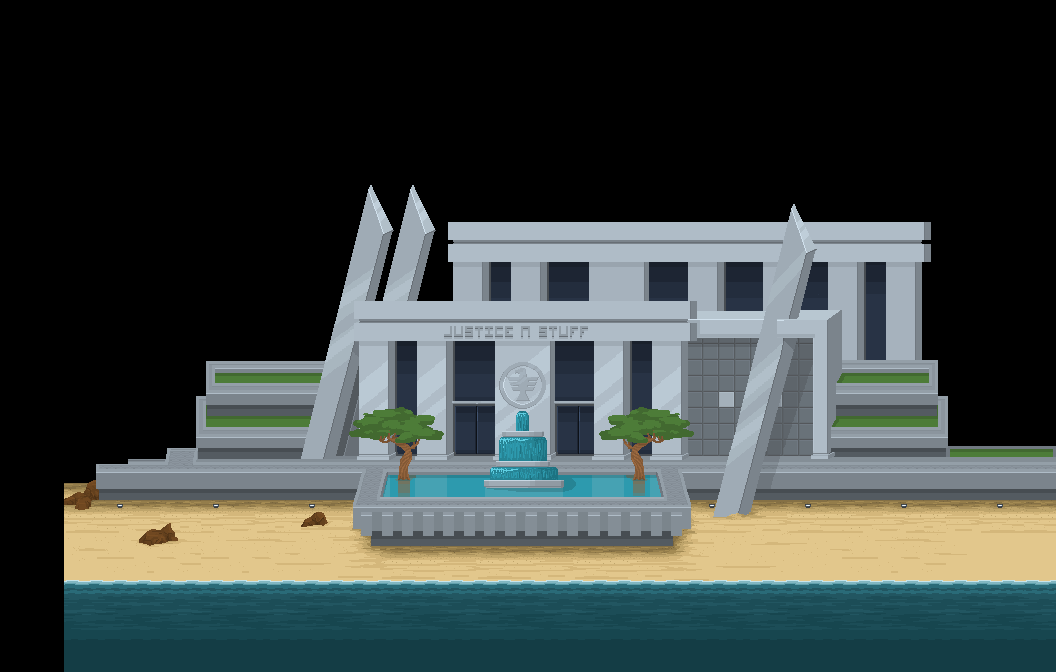

Tiled map render using the project's own tile images. Description and the map definition, with tile-layer contents summarised, below:
An orthogonal 66x42 tile map with 16x16 px tiles, 5 tile layers (bg1, bg2, ground, objects, ...) and 6 objects (2x JusticeLobby, High Rise, backDoor).

<map version="1.0" orientation="orthogonal" renderorder="right-down" width="66" height="42" tilewidth="16" tileheight="16" nextobjectid="8">
 <properties>
  <property name="ambient" value="DAYNIGHT" />
  <property name="bg" value="main" />
  <property name="bgm day" value="Justice Lobby" />
  <property name="bgm night" value="Second Day" />
  <property name="name" value="Hero HQ" />
  <property name="next" value="Boardwalk" />
  <property name="spawners" value="false" />
 </properties>
 <tileset firstgid="1" name="tileset" tilewidth="16" tileheight="16" tilecount="10000">
  <image source="tilesets/HeroHQ.png" width="1600" height="1600" />
  <tile id="267">
   <properties>
    <property name="light" value="spotlight" />
   </properties>
  </tile>
  <tile id="922">
   <properties>
    <property name="light" value="justice" />
   </properties>
  </tile>
  <tile id="928">
   <properties>
    <property name="light" value="justice" />
   </properties>
  </tile>
  <tile id="934">
   <properties>
    <property name="light" value="justice" />
   </properties>
  </tile>
  <tile id="1467">
   <animation>
    <frame tileid="1467" duration="100" />
    <frame tileid="2067" duration="100" />
   </animation>
  </tile>
  <tile id="1468">
   <animation>
    <frame tileid="1468" duration="100" />
    <frame tileid="2068" duration="100" />
   </animation>
  </tile>
  <tile id="1567">
   <animation>
    <frame tileid="1567" duration="100" />
    <frame tileid="2167" duration="100" />
   </animation>
  </tile>
  <tile id="1568">
   <animation>
    <frame tileid="1568" duration="100" />
    <frame tileid="2168" duration="100" />
   </animation>
  </tile>
  <tile id="1666">
   <animation>
    <frame tileid="1666" duration="100" />
    <frame tileid="2266" duration="100" />
   </animation>
  </tile>
  <tile id="1667">
   <animation>
    <frame tileid="1667" duration="100" />
    <frame tileid="2267" duration="100" />
   </animation>
  </tile>
  <tile id="1668">
   <animation>
    <frame tileid="1668" duration="100" />
    <frame tileid="2268" duration="100" />
   </animation>
  </tile>
  <tile id="1669">
   <animation>
    <frame tileid="1669" duration="100" />
    <frame tileid="2269" duration="100" />
   </animation>
  </tile>
  <tile id="1702">
   <properties>
    <property name="type" value="tile" />
   </properties>
  </tile>
  <tile id="1703">
   <properties>
    <property name="type" value="tile" />
   </properties>
  </tile>
  <tile id="1704">
   <properties>
    <property name="type" value="tile" />
   </properties>
  </tile>
  <tile id="1705">
   <properties>
    <property name="type" value="tile" />
   </properties>
  </tile>
  <tile id="1706">
   <properties>
    <property name="type" value="tile" />
   </properties>
  </tile>
  <tile id="1707">
   <properties>
    <property name="type" value="tile" />
   </properties>
  </tile>
  <tile id="1708">
   <properties>
    <property name="type" value="tile" />
   </properties>
  </tile>
  <tile id="1709">
   <properties>
    <property name="type" value="tile" />
   </properties>
  </tile>
  <tile id="1710">
   <properties>
    <property name="type" value="tile" />
   </properties>
  </tile>
  <tile id="1711">
   <properties>
    <property name="type" value="tile" />
   </properties>
  </tile>
  <tile id="1712">
   <properties>
    <property name="type" value="tile" />
   </properties>
  </tile>
  <tile id="1713">
   <properties>
    <property name="type" value="tile" />
   </properties>
  </tile>
  <tile id="1714">
   <properties>
    <property name="type" value="tile" />
   </properties>
  </tile>
  <tile id="1715">
   <properties>
    <property name="type" value="tile" />
   </properties>
  </tile>
  <tile id="1716">
   <properties>
    <property name="type" value="tile" />
   </properties>
  </tile>
  <tile id="1717">
   <properties>
    <property name="type" value="tile" />
   </properties>
  </tile>
  <tile id="1718">
   <properties>
    <property name="type" value="tile" />
   </properties>
  </tile>
  <tile id="1719">
   <properties>
    <property name="type" value="tile" />
   </properties>
  </tile>
  <tile id="1720">
   <properties>
    <property name="type" value="tile" />
   </properties>
  </tile>
  <tile id="1721">
   <properties>
    <property name="type" value="tile" />
   </properties>
  </tile>
  <tile id="1722">
   <properties>
    <property name="type" value="tile" />
   </properties>
  </tile>
  <tile id="1723">
   <properties>
    <property name="type" value="tile" />
   </properties>
  </tile>
  <tile id="1724">
   <properties>
    <property name="type" value="tile" />
   </properties>
  </tile>
  <tile id="1725">
   <properties>
    <property name="type" value="tile" />
   </properties>
  </tile>
  <tile id="1726">
   <properties>
    <property name="type" value="tile" />
   </properties>
  </tile>
  <tile id="1727">
   <properties>
    <property name="type" value="tile" />
   </properties>
  </tile>
  <tile id="1728">
   <properties>
    <property name="type" value="tile" />
   </properties>
  </tile>
  <tile id="1729">
   <properties>
    <property name="type" value="tile" />
   </properties>
  </tile>
  <tile id="1730">
   <properties>
    <property name="type" value="tile" />
   </properties>
  </tile>
  <tile id="1731">
   <properties>
    <property name="type" value="tile" />
   </properties>
  </tile>
  <tile id="1732">
   <properties>
    <property name="type" value="tile" />
   </properties>
  </tile>
  <tile id="1733">
   <properties>
    <property name="type" value="tile" />
   </properties>
  </tile>
  <tile id="1734">
   <properties>
    <property name="type" value="tile" />
   </properties>
  </tile>
  <tile id="1735">
   <properties>
    <property name="type" value="tile" />
   </properties>
  </tile>
  <tile id="1736">
   <properties>
    <property name="type" value="tile" />
   </properties>
  </tile>
  <tile id="1737">
   <properties>
    <property name="type" value="tile" />
   </properties>
  </tile>
  <tile id="1738">
   <properties>
    <property name="type" value="tile" />
   </properties>
  </tile>
  <tile id="1739">
   <properties>
    <property name="type" value="tile" />
   </properties>
  </tile>
  <tile id="1740">
   <properties>
    <property name="type" value="tile" />
   </properties>
  </tile>
  <tile id="1741">
   <properties>
    <property name="type" value="tile" />
   </properties>
  </tile>
  <tile id="1742">
   <properties>
    <property name="type" value="tile" />
   </properties>
  </tile>
  <tile id="1743">
   <properties>
    <property name="type" value="tile" />
   </properties>
  </tile>
  <tile id="1744">
   <properties>
    <property name="type" value="tile" />
   </properties>
  </tile>
  <tile id="1745">
   <properties>
    <property name="type" value="tile" />
   </properties>
  </tile>
  <tile id="1746">
   <properties>
    <property name="type" value="tile" />
   </properties>
  </tile>
  <tile id="1747">
   <properties>
    <property name="type" value="tile" />
   </properties>
  </tile>
  <tile id="1748">
   <properties>
    <property name="type" value="tile" />
   </properties>
  </tile>
  <tile id="1749">
   <properties>
    <property name="type" value="tile" />
   </properties>
  </tile>
  <tile id="1750">
   <properties>
    <property name="type" value="tile" />
   </properties>
  </tile>
  <tile id="1751">
   <properties>
    <property name="type" value="tile" />
   </properties>
  </tile>
  <tile id="1752">
   <properties>
    <property name="type" value="tile" />
   </properties>
  </tile>
  <tile id="1753">
   <properties>
    <property name="type" value="tile" />
   </properties>
  </tile>
  <tile id="1754">
   <properties>
    <property name="type" value="tile" />
   </properties>
  </tile>
  <tile id="1755">
   <properties>
    <property name="type" value="tile" />
   </properties>
  </tile>
  <tile id="1756">
   <properties>
    <property name="type" value="tile" />
   </properties>
  </tile>
  <tile id="1757">
   <properties>
    <property name="type" value="tile" />
   </properties>
  </tile>
  <tile id="1758">
   <properties>
    <property name="type" value="tile" />
   </properties>
  </tile>
  <tile id="1759">
   <properties>
    <property name="type" value="tile" />
   </properties>
  </tile>
  <tile id="1766">
   <animation>
    <frame tileid="1766" duration="100" />
    <frame tileid="2366" duration="100" />
   </animation>
  </tile>
  <tile id="1767">
   <animation>
    <frame tileid="1767" duration="100" />
    <frame tileid="2367" duration="100" />
   </animation>
  </tile>
  <tile id="1768">
   <animation>
    <frame tileid="1768" duration="100" />
    <frame tileid="2368" duration="100" />
   </animation>
  </tile>
  <tile id="1769">
   <animation>
    <frame tileid="1769" duration="100" />
    <frame tileid="2369" duration="100" />
   </animation>
  </tile>
  <tile id="1802">
   <properties>
    <property name="type" value="tile" />
   </properties>
  </tile>
  <tile id="1803">
   <properties>
    <property name="type" value="tile" />
   </properties>
  </tile>
  <tile id="1804">
   <properties>
    <property name="type" value="tile" />
   </properties>
  </tile>
  <tile id="1805">
   <properties>
    <property name="type" value="tile" />
   </properties>
  </tile>
  <tile id="1806">
   <properties>
    <property name="type" value="tile" />
   </properties>
  </tile>
  <tile id="1807">
   <properties>
    <property name="type" value="tile" />
   </properties>
  </tile>
  <tile id="1808">
   <properties>
    <property name="type" value="tile" />
   </properties>
  </tile>
  <tile id="1809">
   <properties>
    <property name="type" value="tile" />
   </properties>
  </tile>
  <tile id="1810">
   <properties>
    <property name="type" value="tile" />
   </properties>
  </tile>
  <tile id="1811">
   <properties>
    <property name="type" value="tile" />
   </properties>
  </tile>
  <tile id="1812">
   <properties>
    <property name="type" value="tile" />
   </properties>
  </tile>
  <tile id="1813">
   <properties>
    <property name="type" value="tile" />
   </properties>
  </tile>
  <tile id="1814">
   <properties>
    <property name="type" value="tile" />
   </properties>
  </tile>
  <tile id="1815">
   <properties>
    <property name="type" value="tile" />
   </properties>
  </tile>
  <tile id="1816">
   <properties>
    <property name="type" value="tile" />
   </properties>
  </tile>
  <tile id="1817">
   <properties>
    <property name="type" value="tile" />
   </properties>
  </tile>
  <tile id="1818">
   <properties>
    <property name="type" value="tile" />
   </properties>
  </tile>
  <tile id="1819">
   <properties>
    <property name="type" value="tile" />
   </properties>
  </tile>
  <tile id="1820">
   <properties>
    <property name="type" value="tile" />
   </properties>
  </tile>
  <tile id="1821">
   <properties>
    <property name="type" value="tile" />
   </properties>
  </tile>
  <tile id="1822">
   <properties>
    <property name="type" value="tile" />
   </properties>
  </tile>
  <tile id="1823">
   <properties>
    <property name="type" value="tile" />
   </properties>
  </tile>
  <tile id="1824">
   <properties>
    <property name="type" value="tile" />
   </properties>
  </tile>
  <tile id="1825">
   <properties>
    <property name="type" value="tile" />
   </properties>
  </tile>
  <tile id="1826">
   <properties>
    <property name="type" value="tile" />
   </properties>
  </tile>
  <tile id="1827">
   <properties>
    <property name="type" value="tile" />
   </properties>
  </tile>
  <tile id="1828">
   <properties>
    <property name="type" value="tile" />
   </properties>
  </tile>
  <tile id="1829">
   <properties>
    <property name="type" value="tile" />
   </properties>
  </tile>
  <tile id="1830">
   <properties>
    <property name="type" value="tile" />
   </properties>
  </tile>
  <tile id="1831">
   <properties>
    <property name="type" value="tile" />
   </properties>
  </tile>
  <tile id="1832">
   <properties>
    <property name="type" value="tile" />
   </properties>
  </tile>
  <tile id="1833">
   <properties>
    <property name="type" value="tile" />
   </properties>
  </tile>
  <tile id="1834">
   <properties>
    <property name="type" value="tile" />
   </properties>
  </tile>
  <tile id="1835">
   <properties>
    <property name="type" value="tile" />
   </properties>
  </tile>
  <tile id="1836">
   <properties>
    <property name="type" value="tile" />
   </properties>
  </tile>
  <tile id="1837">
   <properties>
    <property name="type" value="tile" />
   </properties>
  </tile>
  <tile id="1838">
   <properties>
    <property name="type" value="tile" />
   </properties>
  </tile>
  <tile id="1839">
   <properties>
    <property name="type" value="tile" />
   </properties>
  </tile>
  <tile id="1840">
   <properties>
    <property name="type" value="tile" />
   </properties>
  </tile>
  <tile id="1841">
   <properties>
    <property name="type" value="tile" />
   </properties>
  </tile>
  <tile id="1842">
   <properties>
    <property name="type" value="tile" />
   </properties>
  </tile>
  <tile id="1843">
   <properties>
    <property name="type" value="tile" />
   </properties>
  </tile>
  <tile id="1844">
   <properties>
    <property name="type" value="tile" />
   </properties>
  </tile>
  <tile id="1845">
   <properties>
    <property name="type" value="tile" />
   </properties>
  </tile>
  <tile id="1846">
   <properties>
    <property name="type" value="tile" />
   </properties>
  </tile>
  <tile id="1847">
   <properties>
    <property name="type" value="tile" />
   </properties>
  </tile>
  <tile id="1848">
   <properties>
    <property name="type" value="tile" />
   </properties>
  </tile>
  <tile id="1849">
   <properties>
    <property name="type" value="tile" />
   </properties>
  </tile>
  <tile id="1850">
   <properties>
    <property name="type" value="tile" />
   </properties>
  </tile>
  <tile id="1851">
   <properties>
    <property name="type" value="tile" />
   </properties>
  </tile>
  <tile id="1852">
   <properties>
    <property name="type" value="tile" />
   </properties>
  </tile>
  <tile id="1853">
   <properties>
    <property name="type" value="tile" />
   </properties>
  </tile>
  <tile id="1854">
   <properties>
    <property name="type" value="tile" />
   </properties>
  </tile>
  <tile id="1855">
   <properties>
    <property name="type" value="tile" />
   </properties>
  </tile>
  <tile id="1856">
   <properties>
    <property name="type" value="tile" />
   </properties>
  </tile>
  <tile id="1857">
   <properties>
    <property name="type" value="tile" />
   </properties>
  </tile>
  <tile id="1858">
   <properties>
    <property name="type" value="tile" />
   </properties>
  </tile>
  <tile id="1859">
   <properties>
    <property name="type" value="tile" />
   </properties>
  </tile>
  <tile id="1865">
   <animation>
    <frame tileid="1865" duration="100" />
    <frame tileid="2465" duration="100" />
   </animation>
  </tile>
  <tile id="1866">
   <animation>
    <frame tileid="1866" duration="100" />
    <frame tileid="2466" duration="100" />
   </animation>
  </tile>
  <tile id="1867">
   <animation>
    <frame tileid="1867" duration="100" />
    <frame tileid="2467" duration="100" />
   </animation>
  </tile>
  <tile id="1868">
   <animation>
    <frame tileid="1868" duration="100" />
    <frame tileid="2468" duration="100" />
   </animation>
  </tile>
  <tile id="1869">
   <animation>
    <frame tileid="1869" duration="100" />
    <frame tileid="2469" duration="100" />
   </animation>
  </tile>
  <tile id="2020">
   <properties>
    <property name="light" value="pool" />
   </properties>
  </tile>
  <tile id="2023">
   <properties>
    <property name="light" value="pool" />
   </properties>
  </tile>
  <tile id="2026">
   <properties>
    <property name="light" value="pool" />
   </properties>
  </tile>
  <tile id="2029">
   <properties>
    <property name="light" value="pool" />
   </properties>
  </tile>
  <tile id="2032">
   <properties>
    <property name="light" value="pool" />
   </properties>
  </tile>
  <tile id="2035">
   <properties>
    <property name="light" value="pool" />
   </properties>
  </tile>
  <tile id="2037">
   <properties>
    <property name="light" value="pool" />
   </properties>
  </tile>
 </tileset>
 <layer name="bg1" width="66" height="42">
  <data>[2772 cells, 839 non-empty, 833 distinct tile ids]</data>
 </layer>
 <layer name="bg2" width="66" height="42">
  <data>[2772 cells, 0 non-empty, 0 distinct tile ids]</data>
 </layer>
 <layer name="ground" width="66" height="42">
  <data>[2772 cells, 804 non-empty, 502 distinct tile ids]</data>
 </layer>
 <layer name="objects" width="66" height="42">
  <data>[2772 cells, 7 non-empty, 1 distinct tile ids]</data>
 </layer>
 <layer name="fg" width="66" height="42">
  <data>[2772 cells, 160 non-empty, 160 distinct tile ids]</data>
 </layer>
 <objectgroup name="entities">
  <object id="2" name="High Rise" x="160" y="400" width="37" height="64">
   <properties>
    <property name="ID" value="2" />
    <property name="next" value="High Rise" />
    <property name="nextWarp" value="3" />
    <property name="warp" value="" />
   </properties>
  </object>
  <object id="3" x="684" y="448" width="16" height="16">
   <properties>
    <property name="spawn" value="" />
   </properties>
  </object>
  <object id="4" x="80" y="192" width="16" height="288">
   <properties>
    <property name="ID" value="1" />
    <property name="barrier" value="" />
   </properties>
  </object>
  <object id="5" name="backDoor" x="331" y="400" width="28" height="64">
   <properties>
    <property name="ID" value="3" />
    <property name="next" value="JusticeBackDoor" />
    <property name="nextWarp" value="0" />
    <property name="warp" value="!VillainRecon" />
   </properties>
  </object>
  <object id="6" name="JusticeLobby" x="454" y="404" width="41" height="61">
   <properties>
    <property name="ID" value="4" />
    <property name="next" value="HeroLobby" />
    <property name="nextWarp" value="2" />
    <property name="warp" value="" />
   </properties>
  </object>
  <object id="7" name="JusticeLobby" x="555" y="403" width="38" height="61">
   <properties>
    <property name="ID" value="5" />
    <property name="next" value="HeroLobby" />
    <property name="nextWarp" value="3" />
    <property name="warp" value="" />
   </properties>
  </object>
 </objectgroup>
</map>
